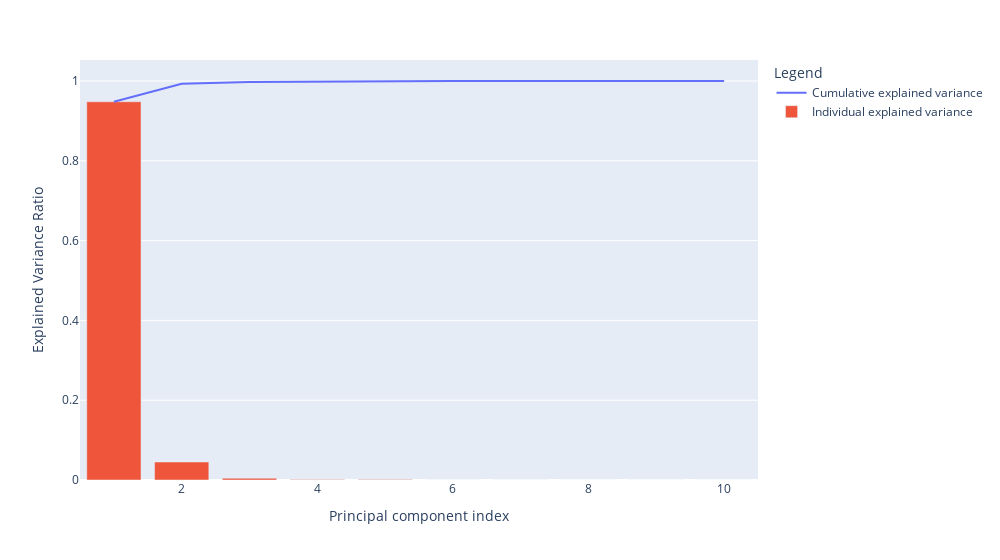

Notebook source saved alongside this figure:
### Code cell
plot_explained_variance_owu_raw(owu)

### Figure 1 — Plotly figure (JSON) as saved in the notebook; plotly's stock layout.template omitted (floating-point values rounded to 4 significant figures)
{"data": [{"hovertemplate": "Legend=Cumulative explained variance<br>Principal component index=%{x}<br>Explained Variance Ratio=%{y}<extra></extra>", "legendgroup": "Cumulative explained variance", "line": {"color": "#636efa", "dash": "solid"}, "marker": {"symbol": "circle"}, "mode": "lines", "name": "Cumulative explained variance", "orientation": "v", "showlegend": true, "type": "scatter", "x": [1, 2, 3, 4, 5, 6, 7, 8, 9, 10], "xaxis": "x", "y": [0.948, 0.9931, 0.9975, 0.9987, 0.9998, 1.0, 1.0, 1.0, 1.0, 1], "yaxis": "y"}, {"name": "Individual explained variance", "type": "bar", "x": [1, 2, 3, 4, 5, 6, 7, 8, 9, 10], "y": [0.948, 0.04507, 0.004423, 0.00123, 0.001057, 0.0001609, 2.479e-05, 1.018e-05, 6.874e-06, 1.523e-07]}], "layout": {"legend": {"title": {"text": "Legend"}, "tracegroupgap": 0}, "margin": {"t": 60}, "width": 1000, "xaxis": {"anchor": "y", "domain": [0, 1], "title": {"text": "Principal component index"}}, "yaxis": {"anchor": "x", "domain": [0, 1], "title": {"text": "Explained Variance Ratio"}}}}
